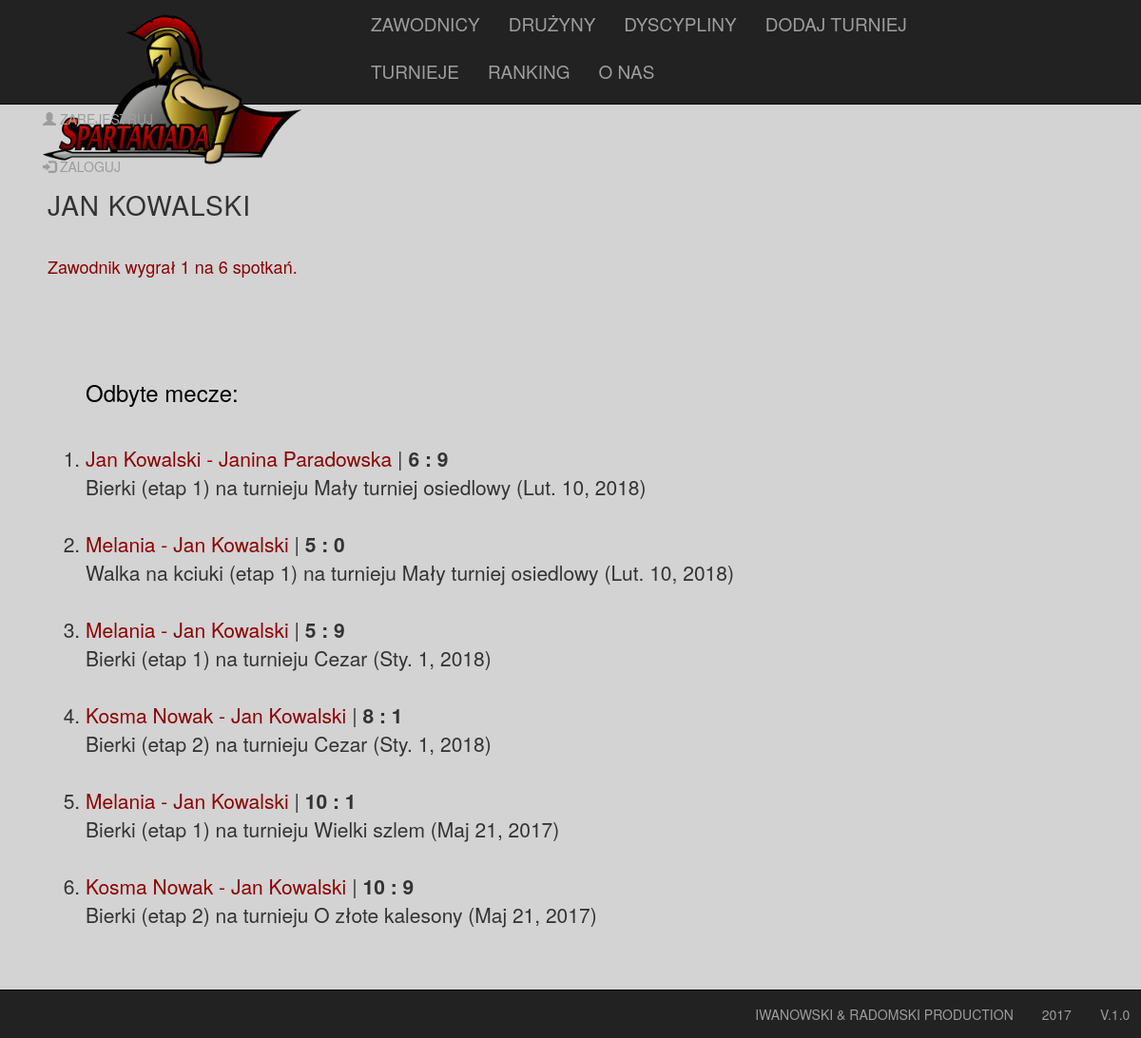
Screenshot of /player_details/2/ with the database file from the repository.
### spartakiada/models.py (models this page shows, shortened)
class Player(models.Model):
    name = models.CharField(max_length=128, unique=True)
    """
    Not perfect way to get players gender basing on their first name.
    Works only for polish names.
    """
    @property
    def gender(self):
        male_names = ["Bonawentura", "Kuba", "Kosma", "Attyla", "Barnaba", "Seba", "Dyzma", "Zawisza"]
        female_names = ["Miriam", "Nicole", "Noemi", "Beatrycze", "Nel"]
        name = self.name.partition(' ')[0]
        if name.endswith("a") and name not in male_names or name in female_names:
            return "F"
        else:
            return "M"

class Partaker(models.Model):
    player = models.ForeignKey(Player, null=True)
    team = models.ForeignKey(Team, null=True)
    def __str__(self):
        if self.player:
            return self.player.name
        elif self.team:
            return self.team.name
        else:
            return "unknown partaker"
    @property
    def details(self):
        random_player = Player.objects.get(name="Random")
        random = Partaker.objects.get(player=random_player)
        participations = Participation.objects.filter(partaker=self)
        player_info = []
        if participations.count() != 0 and self != random:
            duels = []
            win = []
            for participation in participations:
                duels.append(Duel.objects.filter(player1=participation))
                duels.append(Duel.objects.filter(player2=participation))
            flat_duels = [item for sublist in duels for item in sublist]
            for duel in flat_duels:
                if duel.player1.partaker != random \
                        and duel.player2.partaker != random \
                        and duel.player1 != duel.player2:
                    player_info.append({
                        'player1': duel.player1.partaker,
                        'player2': duel.player2.partaker,
                        'points1': duel.points1,
                        'points2': duel.points2,
                        'game_name': duel.tournament.game.name,
                        'tournament_name': duel.tournament.cup.name,
                        'tournament_date': duel.tournament.cup.date,
                        'lap': duel.lap,
                    })
            if len(win) > 0:
                del win[::2]
            player_info += win
        player_info = sorted(player_info, key=lambda k: k['tournament_date'], reverse=True)
        return player_info
    @property
    def duels(self):
        player_info = self.details
        games_won = 0
        games_played = 0
        for duel in player_info:
            if duel['points1'] is not None:
                if duel['player1'] == self and duel['points1'] > duel['points2']:
                    games_won += 1
                    games_played += 1
                elif duel['player2'] == self and duel['points1'] < duel['points2']:
                    games_won += 1
                    games_played += 1
                else:
                    games_played += 1
        return {"won": games_won,
                "played": games_played}
    @property
    def tournaments_won(self):
        player_info = self.details
        won_tournaments = []
        for duel in player_info:
            if duel['player1'] == duel['player2']:
                won_tournaments.append(duel)
        return won_tournaments
    @property
    def was_second(self):
        silver_winners = []
        tournaments_participated = Tournament.objects.filter(participants=self)
        for tournaments in tournaments_participated:
            if tournaments.second is not None:
                silver_winners.append(tournaments.second.partaker)
        return silver_winners.count(self)

class Participation(models.Model):
    partaker = models.ForeignKey(Partaker, null=True)
    tournament = models.ForeignKey(Tournament)

class Duel(models.Model):
    tournament = models.ForeignKey(Tournament)
    player1 = models.ForeignKey(Participation, related_name='game_played')
    player2 = models.ForeignKey(Participation, related_name='game_played2')
    points1 = models.IntegerField(null=True)
    points2 = models.IntegerField(null=True)
    lap = models.IntegerField(null=True)

class Tournament(models.Model):
    participants = models.ManyToManyField('Partaker', through='Participation')
    game = models.ForeignKey(Game, null=True)
    cup = models.ForeignKey(Cup, null=True)
    individual = models.BooleanField(default=True)
    class Meta:
        unique_together = ("cup", "game", "individual")
    @property
    def is_over(self):
        duels = Duel.objects.filter(tournament=self).order_by("-lap")
        if duels[0].player1 is None:
            return False
        else:
            return True
    @property
    def second(self):
        if self.is_over:
            duels = Duel.objects.filter(tournament=self).order_by("-lap")
            if duels[0].player1 == duels[0].player2:
                if duels[1].player1 != duels[0].player1:
                    return duels[1].player1
                else:
                    return duels[1].player2

class Game(models.Model):
    name = models.CharField(max_length=128, unique=True)

class Cup(models.Model):
    name = models.CharField(max_length=128)
    date = models.DateField()
    class Meta:
        unique_together = ("name", "date")

### spartakiada/views.py (the view)
# urls.py: url(r'^player_details/(?P<id>(\d)+)/$', views.PlayerDetailsView.as_view(),
class PlayerDetailsView(View):
    def get(self, request, id):
        player = Player.objects.get(id=id)
        partaker = Partaker.objects.get_or_create(player=player)[0]
        ctx = {
            'player': player,
            'partaker': partaker
        }
        return render(request, 'spartakiada/player_details_view.html', ctx)

### spartakiada/templates/spartakiada/player_details_view.html (shortened to what this page needs)
{% extends 'spartakiada/base.html' %}
{% block content %}
<h3 class="headtext">{{player.name}}</h3>
<br>
    <div>
        <h4 class="maintext">
        {% if player.gender == "F" %}
            Zawodniczka wygrała
        {% else %}
            Zawodnik wygrał
        {% endif %}
        {{partaker.duels.won}} na {{partaker.duels.played}} spotkań.
        </h4>
    </div><br>
    <div>
        <h4 class="maintext" style="color: black">
        <br></h4>
    </div>
    {% include 'spartakiada/detail_view.html' %}
{% endblock %}

### spartakiada/templates/spartakiada/base.html (shortened to what this page needs)
{% load static %}
<!doctype html>
<html>
    <head>
        <link rel="stylesheet" type="text/css" href="{% static 'spartakiada/style.css' %}">
        <link rel="stylesheet" href="https://maxcdn.bootstrapcdn.com/bootstrap/3.3.7/css/bootstrap.min.css">
        <link href="//maxcdn.bootstrapcdn.com/font-awesome/4.3.0/css/font-awesome.min.css" rel="stylesheet">
    </head>
    <body style="background-color: lightgrey; margin: 10px;">
        <nav class="navbar navbar-inverse navbar-fixed-top" style="height: 110px;">
          <div class="container-fluid">
            <div class="navbar-header">
                <div class="col-sm-3">
                    <a class="navbar-brand" href="/"><img width="300" src="{% static 'spartakiada/logo.gif' %}" /></a>
                </div>
            </div>
                <div class="col-sm-7">
                    <ul class="nav navbar-nav navbar-fixed-center" style="font-size: 19px; text-align: center;">
                        <li><a href="/players/">ZAWODNICY</a></li>
                        <li><a href="/teams/">DRUŻYNY</a></li>
                        <li><a href="/games/">DYSCYPLINY</a></li>
                        <li><a href="/add_cup/">DODAJ TURNIEJ</a></li>
                        <li><a href="/cups_list/">TURNIEJE</a></li>
                        <li><a href="/stats/">RANKING</a></li>
                        <li><a href="/about/">O NAS</a></li>
                    </ul>
                </div>
                <div class="col-sm-2">
                    <ul class="nav navbar-nav navbar-right">
                        {% if  user.is_authenticated %}
                        <li><a>{{ user }}</a></li>
                        <li><a href="/logout">
                            <span class="glyphicon glyphicon-log-out"></span>
                            WYLOGUJ</a></li>
                        {% else %}
                        <li><a href="/register/">
                            <span class="glyphicon glyphicon-user"></span>
                            ZAREJESTRUJ</a></li>
                        <li><a href="/login/">
                            <span class="glyphicon glyphicon-log-in"></span>
                            ZALOGUJ</a></li>
                        {% endif %}
                    </ul>
                </div>
          </div>
        </nav>
    <div id="container">
    {% block content %}
    {% endblock %}
    </div>
    <div style="height: 35px";></div>
    <nav class="navbar navbar-inverse navbar-fixed-bottom">
        <div class="nav navbar-nav navbar-right">
        <p class="navbar-text" style="text-transform: uppercase;">Iwanowski & Radomski Production</p>
        <p class="navbar-text" style="text-transform: uppercase;">2017</p>
        <p class="navbar-text" style="text-transform: uppercase;">v.1.0&nbsp;&nbsp;&nbsp;</p>
        </div>
    </nav>
    </body>
</html>

### spartakiada/templates/spartakiada/detail_view.html (shortened to what this page needs)
{% block content %}
    <br>
    <div><ol><h3 class="maintext" style="color: black;">Odbyte mecze:</h3><br>
    {% for info in partaker.details %}
        {% if info.player1 != info.player2 %}
        <li><a class="maintext">{{info.player1}} - {{info.player2}}</a> |
                {% if info.points1 is None %}
            <strong>wynik nieznany / mecz nierozstrzygniety</strong>
                {% else %}
            <strong>{{info.points1}} : {{info.points2}}</strong>
                {% endif %}
        <br>{{info.game_name}} (etap {{info.lap}}) na turnieju {{info.tournament_name}} ({{info.tournament_date}}) </li>
        {% endif %}
    <br>
        {% empty %}
        BRAK
    {% endfor %}
    </ol></div>
{% endblock %}

### spartakiada/static/spartakiada/style.css (style rules this page uses)
body { background-color: grey; }
ol { font-size: 1.5em; }
.maintext { text-decoration: none; color: #8B0000; }
#container { margin-top: 200px; margin-left: 40px; margin-right: 40px; margin-bottom: 40px; }
.headtext { letter-spacing: 1px; font-size: 2em; text-transform: uppercase; }

### rows the page displays
Player: name "JAN KOWALSKI"
Player: duels.won "1", duels.played "6"
Partaker: player1 "Jan Kowalski", player2 "Janina Paradowska", points1 "6", points2 "9", game_name "Bierki", lap "1", tournament_name "Mały turniej osiedlowy", tournament_date "Lut. 10, 2018"
Partaker: player1 "Melania", player2 "Jan Kowalski", points1 "5", points2 "0", game_name "Walka na kciuki", lap "1", tournament_name "Mały turniej osiedlowy", tournament_date "Lut. 10, 2018", points2 "9", game_name "Bierki", tournament_name "Cezar", tournament_date "Sty. 1, 2018", points1 "10", points2 "1", tournament_name "Wielki szlem", tournament_date "Maj 21, 2017"
Partaker: player1 "Kosma Nowak", player2 "Jan Kowalski", points1 "8", points2 "1", game_name "Bierki", lap "2", tournament_name "Cezar", tournament_date "Sty. 1, 2018", points1 "10", points2 "9", tournament_name "O złote kalesony", tournament_date "Maj 21, 2017"
